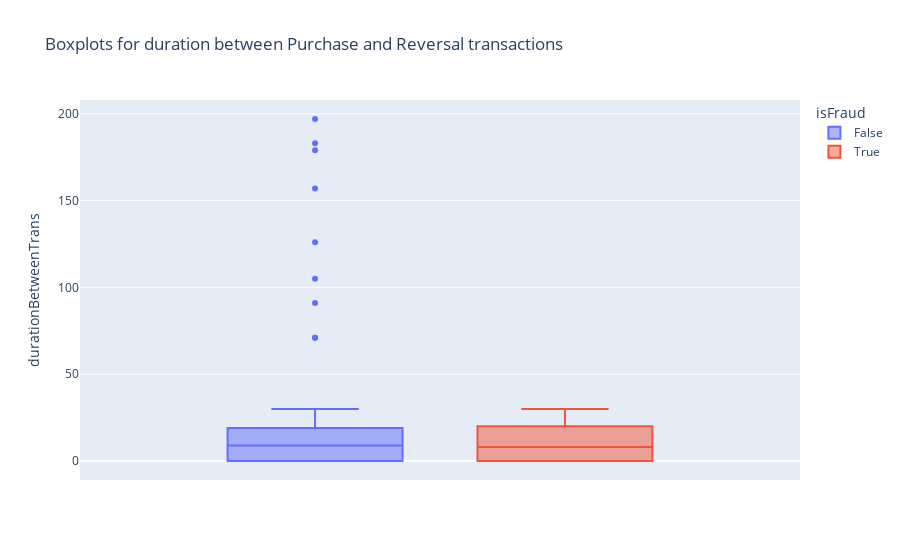

The cell this chart's notebook holds for it:
### Code cell
fig = px.box(
    reversals_df, y='durationBetweenTrans', color='isFraud',
    title='Boxplots for duration between Purchase and Reversal transactions'
    )
fig.show()
print('!!! Certainly a Fraudulent transaction is reported and its reversal is performed quicker !!!')

### Figure 1 — Plotly figure (JSON) as saved in the notebook; plotly's stock layout.template omitted (floating-point values rounded to 4 significant figures; data arrays with more than 128 entries replaced by an {"elided": "..."} marker saying what was removed)
{"data": [{"alignmentgroup": "True", "hovertemplate": "isFraud=False<br>durationBetweenTrans=%{y}<extra></extra>", "legendgroup": "False", "marker": {"color": "#636efa"}, "name": "False", "notched": false, "offsetgroup": "False", "orientation": "v", "showlegend": true, "type": "box", "x0": " ", "xaxis": "x", "y": {"elided": "17455 int values"}, "y0": " ", "yaxis": "y"}, {"alignmentgroup": "True", "hovertemplate": "isFraud=True<br>durationBetweenTrans=%{y}<extra></extra>", "legendgroup": "True", "marker": {"color": "#EF553B"}, "name": "True", "notched": false, "offsetgroup": "True", "orientation": "v", "showlegend": true, "type": "box", "x0": " ", "xaxis": "x", "y": {"elided": "303 int values"}, "y0": " ", "yaxis": "y"}], "layout": {"boxmode": "group", "legend": {"title": {"text": "isFraud"}, "tracegroupgap": 0}, "title": {"text": "Boxplots for duration between Purchase and Reversal transactions"}, "xaxis": {"anchor": "y", "domain": [0, 1]}, "yaxis": {"anchor": "x", "domain": [0, 1], "title": {"text": "durationBetweenTrans"}}}}
